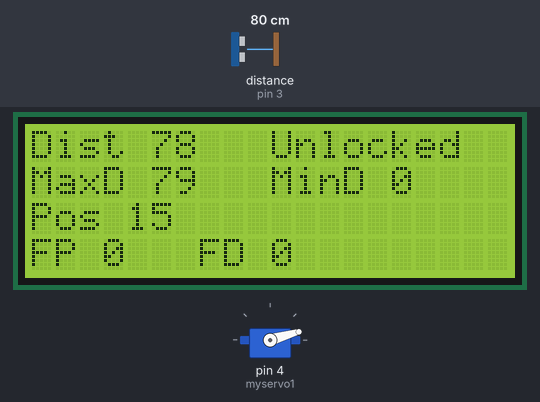
Simulated run of this sketch. Board: Arduino Uno, built with avr-gcc and run on an emulated ATmega328P. Shown: servo, 20×4 character LCD. Wiring (inferred from the names in the program): ultrasonic range finder: trigger pin 2; echo pin 3. Inputs (shaded band) come from the test bench; at power-on: distance to the obstacle (sensor on pin 3) 80 cm. The echo pulse lasts 58.3 µs per cm; what the sketch prints to the serial monitor is not drawn.

Above: at 1.27 s.
1.3 s: distance to the obstacle (sensor on pin 3) set to 2 cm
At 1.58 s:
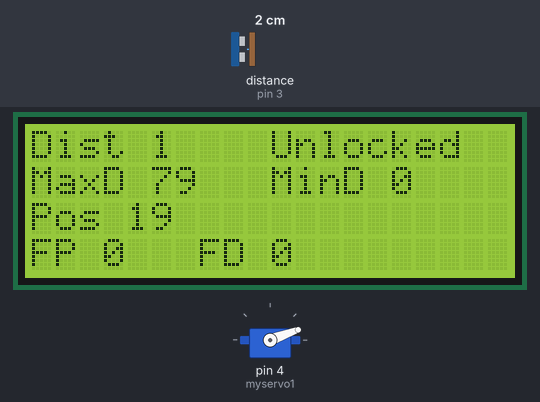
3.0 s: distance to the obstacle (sensor on pin 3) set to 13 cm
At 4.54 s:
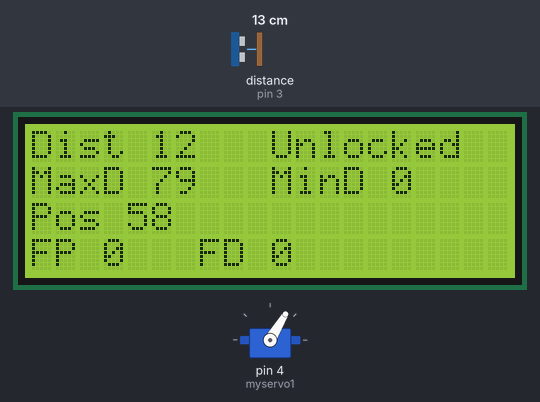
4.8 s: distance to the obstacle (sensor on pin 3) set to 4 cm
At 4.93 s:
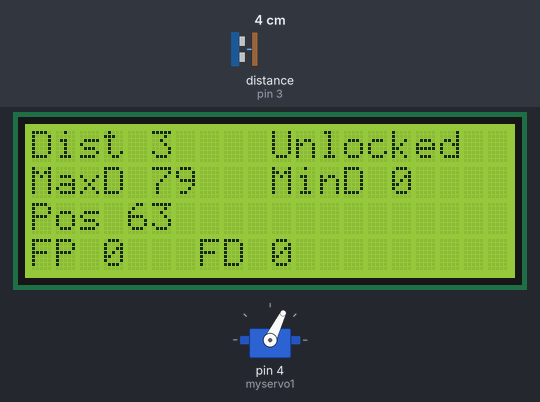
7.8 s: distance to the obstacle (sensor on pin 3) set to 123 cm
At 7.96 s:
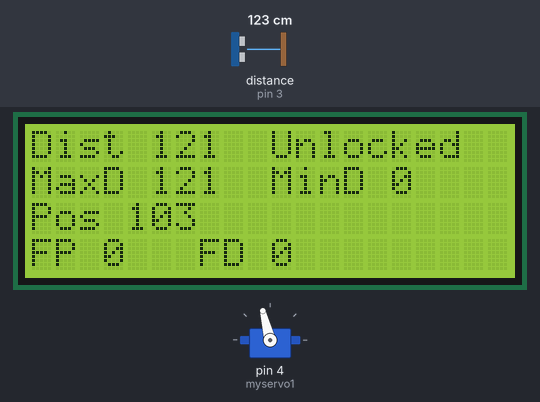
10.8 s: distance to the obstacle (sensor on pin 3) set to 9 cm
At 10.88 s:
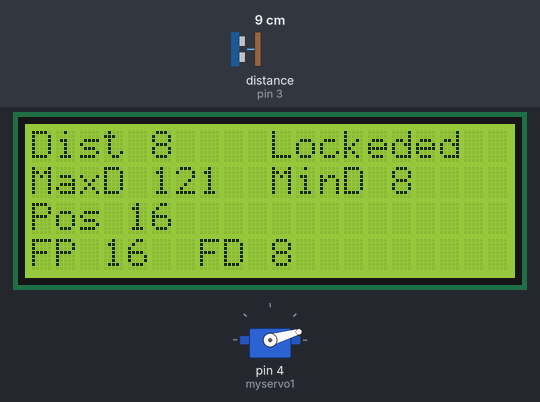
12.8 s: distance to the obstacle (sensor on pin 3) set to 18 cm
At 12.95 s:
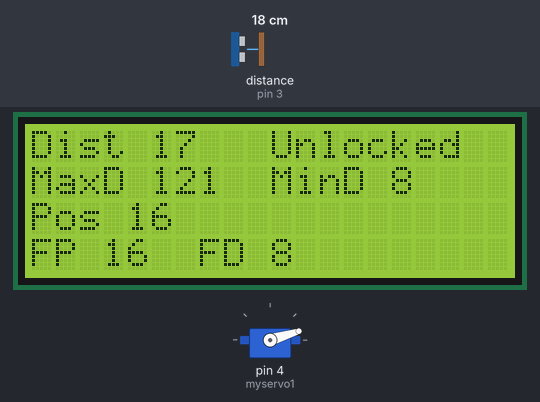
Timing chart, 0 to 16.8 s (numbered marks = the images above; inputs shaded):
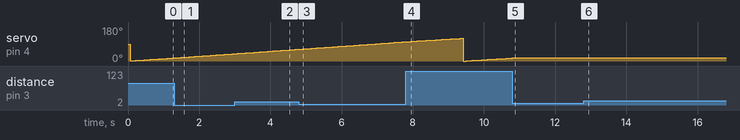

The sketch:

main.ino
```cpp
#include <LiquidCrystal_I2C.h>
#include <Servo.h>

const int trigPin = 2;
const int echoPin = 3;
LiquidCrystal_I2C lcd(0x27,20,4);
long duration;
int distance;
int maxdistance;
int mindistance;
Servo myservo1;
int position;
int fposition;
int fpon;
int fdist;
void setup() {
  maxdistance=0;
  fposition=0;
  fdist=0;
  fpon=0;
  pinMode(trigPin, OUTPUT);
  pinMode(echoPin, INPUT);
  myservo1.attach(4);
  Serial.begin(115200);
  lcd.init();
  lcd.backlight();
  }
void loop() {
  // position = position +10;
 if (fpon==0)position ++;
  if (position > 120) position = 0, mindistance=maxdistance, maxdistance=0;
  myservo1.write(position);
  digitalWrite(trigPin, LOW);
  delayMicroseconds(2);
  digitalWrite(trigPin, HIGH);
  delayMicroseconds(10);
  digitalWrite(trigPin, LOW);
  duration = pulseIn(echoPin, HIGH);
  distance = duration * 0.034 / 2;
 if (distance < 1000 and distance > maxdistance ) maxdistance = distance;
 if (distance > 0 and distance < mindistance ) mindistance = distance, fposition=position;
 // if (distance+200>fdist and fpon==1) fpon=0;
 if (fposition > 10 and fpon==0 ) {
  position = fposition,fpon=1,fdist=distance;
  lcd.setCursor(10,0);
  lcd.print("Locked");

 }else {
  if (distance+200>fdist) fpon=0;
   lcd.setCursor(10,0);
   lcd.print("Unlocked");
 }
  lcd.setCursor(0,0);
  lcd.print("Dist");
  lcd.setCursor(5,0);
  lcd.print("     ");
  lcd.setCursor(5,0);
  lcd.print(distance);
  //----------------

  lcd.setCursor(0,1);
  lcd.print("MaxD");
  lcd.setCursor(5,1);
  lcd.print("     ");
  lcd.setCursor(5,1);
  lcd.print(maxdistance);

  lcd.setCursor(10,1);
  lcd.print("MinD");
  lcd.setCursor(15,1);
  lcd.print("     ");
  lcd.setCursor(15,1);
  lcd.print(mindistance);
  //---------------------
  lcd.setCursor(0,2);
  lcd.print("Pos");
  lcd.setCursor(4,2);
  lcd.print("     ");
  lcd.setCursor(4,2);
  lcd.print(position);
  //-----------------
  lcd.setCursor(0,3);
  lcd.print("FP");
  lcd.setCursor(3,3);
  lcd.print("   ");
  lcd.setCursor(3,3);
  lcd.print(fposition);

   lcd.setCursor(7,3);
  lcd.print("FD");
  lcd.setCursor(10,3);
  lcd.print("    ");
  lcd.setCursor(10,3);
  lcd.print(fdist);

  //-----------------
  Serial.print("DIS=");
  Serial.println(distance);
  Serial.print("POS=");
  Serial.println(position);
}
```

Measured:
- after the input at 10.8 s, the display: first differs from a run without the input after 0.08 s (image 5)
- after the input at 12.8 s, the display: first differs from a run without the input after 0.15 s (image 6)
- by itself, servo on pin 4 (myservo1): alternates 17° for 0.08 s and 16° for 0.08 s
